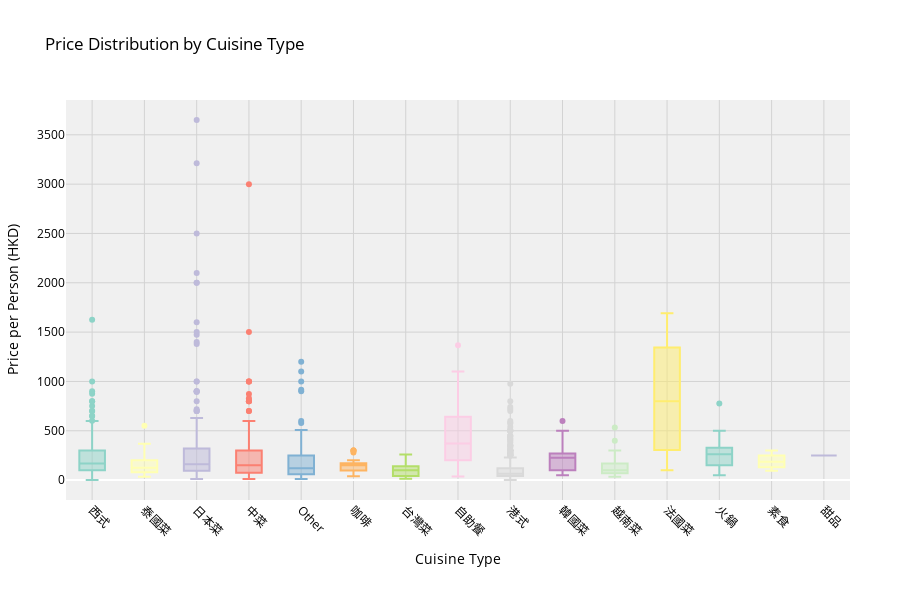

Source (notebook cell):
### Code cell
# Read and clean the data
df['comment_price_per_person'] = pd.to_numeric(df['comment_price_per_person'], errors='coerce')
df = df[df['comment_price_per_person'] < 10000]

# Apply categorization
df['cuisine_category'] = df['restaurant_cuisine_type'].apply(categorize_cuisine)

# Create interactive boxplot with plotly
fig = px.box(df, 
             x='cuisine_category', 
             y='comment_price_per_person',
             title='Price Distribution by Cuisine Type',
             labels={'cuisine_category': 'Cuisine Type',
                    'comment_price_per_person': 'Price per Person (HKD)'},
             height=600,
             color='cuisine_category',
             color_discrete_sequence=px.colors.qualitative.Set3)

# Update layout for a fancier look
fig.update_layout(
    showlegend=False,
    xaxis_tickangle=45,
    margin=dict(t=100, l=50, r=50, b=100),
    plot_bgcolor='rgba(240,240,240,0.95)',
    paper_bgcolor='rgba(255,255,255,1)',
    font=dict(size=12, color='black')
)

# Add gridlines and hover effects
fig.update_xaxes(showgrid=True, gridwidth=1, gridcolor='lightgray')
fig.update_yaxes(showgrid=True, gridwidth=1, gridcolor='lightgray')

# Show the plot
fig.show()

### Figure 1 — Plotly figure (JSON) as saved in the notebook; plotly's stock layout.template omitted (floating-point values rounded to 4 significant figures; data arrays with more than 128 entries replaced by an {"elided": "..."} marker saying what was removed)
{"data": [{"alignmentgroup": "True", "hovertemplate": "Cuisine Type=%{x}<br>Price per Person (HKD)=%{y}<extra></extra>", "legendgroup": "西式", "marker": {"color": "rgb(141,211,199)"}, "name": "西式", "notched": false, "offsetgroup": "西式", "orientation": "v", "showlegend": true, "type": "box", "x": {"elided": "320 str values"}, "x0": " ", "xaxis": "x", "y": {"elided": "320 float values"}, "y0": " ", "yaxis": "y"}, {"alignmentgroup": "True", "hovertemplate": "Cuisine Type=%{x}<br>Price per Person (HKD)=%{y}<extra></extra>", "legendgroup": "泰國菜", "marker": {"color": "rgb(255,255,179)"}, "name": "泰國菜", "notched": false, "offsetgroup": "泰國菜", "orientation": "v", "showlegend": true, "type": "box", "x": ["泰國菜", "泰國菜", "泰國菜", "泰國菜", "泰國菜", "泰國菜", "泰國菜", "泰國菜", "泰國菜", "泰國菜", "泰國菜", "泰國菜", "泰國菜", "泰國菜", "泰國菜", "泰國菜", "泰國菜", "泰國菜", "泰國菜", "泰國菜", "泰國菜", "泰國菜", "泰國菜", "泰國菜", "泰國菜", "泰國菜", "泰國菜", "泰國菜", "泰國菜", "泰國菜", "泰國菜", "泰國菜", "泰國菜", "泰國菜", "泰國菜", "泰國菜", "泰國菜", "泰國菜", "泰國菜", "泰國菜", "泰國菜", "泰國菜", "泰國菜", "泰國菜", "泰國菜", "泰國菜", "泰國菜", "泰國菜", "泰國菜", "泰國菜", "泰國菜", "泰國菜", "泰國菜", "泰國菜", "泰國菜", "泰國菜", "泰國菜", "泰國菜", "泰國菜", "泰國菜", "泰國菜", "泰國菜"], "x0": " ", "xaxis": "x", "y": [180, 56, 315, 250, 300, 75, 100, 275, 127, 60, 234, 143.5, 200, 100, 40, 82, 150, 200, 150, 100, 150, 550, 200, 200, 250, 100, 262, 80, 250, 298, 70, 70, 369, 55, 85, 250, 98, 250, 121, 40, 33, 70, 200, 94, 250, 64, 85, 84, 42, 240, 100, 200, 180, 200, 60, 120, 146, 200, 100, 80, 100, 40], "y0": " ", "yaxis": "y"}, {"alignmentgroup": "True", "hovertemplate": "Cuisine Type=%{x}<br>Price per Person (HKD)=%{y}<extra></extra>", "legendgroup": "日本菜", "marker": {"color": "rgb(190,186,218)"}, "name": "日本菜", "notched": false, "offsetgroup": "日本菜", "orientation": "v", "showlegend": true, "type": "box", "x": {"elided": "254 str values"}, "x0": " ", "xaxis": "x", "y": {"elided": "254 float values"}, "y0": " ", "yaxis": "y"}, {"alignmentgroup": "True", "hovertemplate": "Cuisine Type=%{x}<br>Price per Person (HKD)=%{y}<extra></extra>", "legendgroup": "中菜", "marker": {"color": "rgb(251,128,114)"}, "name": "中菜", "notched": false, "offsetgroup": "中菜", "orientation": "v", "showlegend": true, "type": "box", "x": {"elided": "236 str values"}, "x0": " ", "xaxis": "x", "y": {"elided": "236 float values"}, "y0": " ", "yaxis": "y"}, {"alignmentgroup": "True", "hovertemplate": "Cuisine Type=%{x}<br>Price per Person (HKD)=%{y}<extra></extra>", "legendgroup": "Other", "marker": {"color": "rgb(128,177,211)"}, "name": "Other", "notched": false, "offsetgroup": "Other", "orientation": "v", "showlegend": true, "type": "box", "x": {"elided": "151 str values"}, "x0": " ", "xaxis": "x", "y": {"elided": "151 float values"}, "y0": " ", "yaxis": "y"}, {"alignmentgroup": "True", "hovertemplate": "Cuisine Type=%{x}<br>Price per Person (HKD)=%{y}<extra></extra>", "legendgroup": "咖啡", "marker": {"color": "rgb(253,180,98)"}, "name": "咖啡", "notched": false, "offsetgroup": "咖啡", "orientation": "v", "showlegend": true, "type": "box", "x": ["咖啡", "咖啡", "咖啡", "咖啡", "咖啡", "咖啡", "咖啡", "咖啡", "咖啡", "咖啡", "咖啡", "咖啡", "咖啡", "咖啡", "咖啡", "咖啡", "咖啡", "咖啡", "咖啡", "咖啡", "咖啡", "咖啡", "咖啡", "咖啡", "咖啡"], "x0": " ", "xaxis": "x", "y": [155, 300, 138, 60, 150, 150, 80, 300, 300, 150, 117, 280, 200, 150, 171, 100, 170, 150, 86, 100, 119, 90, 40, 78, 170], "y0": " ", "yaxis": "y"}, {"alignmentgroup": "True", "hovertemplate": "Cuisine Type=%{x}<br>Price per Person (HKD)=%{y}<extra></extra>", "legendgroup": "台灣菜", "marker": {"color": "rgb(179,222,105)"}, "name": "台灣菜", "notched": false, "offsetgroup": "台灣菜", "orientation": "v", "showlegend": true, "type": "box", "x": ["台灣菜", "台灣菜", "台灣菜", "台灣菜", "台灣菜", "台灣菜", "台灣菜", "台灣菜", "台灣菜", "台灣菜", "台灣菜", "台灣菜", "台灣菜", "台灣菜", "台灣菜", "台灣菜", "台灣菜", "台灣菜", "台灣菜", "台灣菜", "台灣菜", "台灣菜", "台灣菜", "台灣菜", "台灣菜", "台灣菜", "台灣菜", "台灣菜", "台灣菜", "台灣菜", "台灣菜", "台灣菜", "台灣菜", "台灣菜", "台灣菜", "台灣菜", "台灣菜", "台灣菜", "台灣菜", "台灣菜", "台灣菜", "台灣菜", "台灣菜", "台灣菜", "台灣菜", "台灣菜", "台灣菜", "台灣菜", "台灣菜", "台灣菜", "台灣菜", "台灣菜", "台灣菜"], "x0": " ", "xaxis": "x", "y": [123, 140, 250, 70, 150, 260, 100, 130, 100, 100, 65, 140, 126, 61, 20, 14, 40, 50, 40, 40, 60, 45, 41.5, 23, 140, 80, 200, 38, 100, 120, 249, 250, 58, 20, 100, 33, 22, 29, 65, 80, 79, 129, 200, 160, 100, 140, 221, 35, 150, 120, 137, 32, 79], "y0": " ", "yaxis": "y"}, {"alignmentgroup": "True", "hovertemplate": "Cuisine Type=%{x}<br>Price per Person (HKD)=%{y}<extra></extra>", "legendgroup": "自助餐", "marker": {"color": "rgb(252,205,229)"}, "name": "自助餐", "notched": false, "offsetgroup": "自助餐", "orientation": "v", "showlegend": true, "type": "box", "x": ["自助餐", "自助餐", "自助餐", "自助餐", "自助餐", "自助餐", "自助餐", "自助餐", "自助餐", "自助餐", "自助餐", "自助餐", "自助餐", "自助餐", "自助餐", "自助餐", "自助餐", "自助餐", "自助餐"], "x0": " ", "xaxis": "x", "y": [200, 300, 130, 1100, 473, 1368, 400, 688, 500, 750, 200, 268, 700, 194.8, 500, 168, 370, 200, 36], "y0": " ", "yaxis": "y"}, {"alignmentgroup": "True", "hovertemplate": "Cuisine Type=%{x}<br>Price per Person (HKD)=%{y}<extra></extra>", "legendgroup": "港式", "marker": {"color": "rgb(217,217,217)"}, "name": "港式", "notched": false, "offsetgroup": "港式", "orientation": "v", "showlegend": true, "type": "box", "x": {"elided": "440 str values"}, "x0": " ", "xaxis": "x", "y": {"elided": "440 float values"}, "y0": " ", "yaxis": "y"}, {"alignmentgroup": "True", "hovertemplate": "Cuisine Type=%{x}<br>Price per Person (HKD)=%{y}<extra></extra>", "legendgroup": "韓國菜", "marker": {"color": "rgb(188,128,189)"}, "name": "韓國菜", "notched": false, "offsetgroup": "韓國菜", "orientation": "v", "showlegend": true, "type": "box", "x": ["韓國菜", "韓國菜", "韓國菜", "韓國菜", "韓國菜", "韓國菜", "韓國菜", "韓國菜", "韓國菜", "韓國菜", "韓國菜", "韓國菜", "韓國菜", "韓國菜", "韓國菜", "韓國菜", "韓國菜", "韓國菜", "韓國菜", "韓國菜", "韓國菜", "韓國菜", "韓國菜", "韓國菜", "韓國菜", "韓國菜", "韓國菜", "韓國菜", "韓國菜", "韓國菜", "韓國菜", "韓國菜", "韓國菜", "韓國菜", "韓國菜", "韓國菜", "韓國菜", "韓國菜", "韓國菜", "韓國菜", "韓國菜", "韓國菜", "韓國菜", "韓國菜", "韓國菜", "韓國菜", "韓國菜", "韓國菜", "韓國菜", "韓國菜"], "x0": " ", "xaxis": "x", "y": [350, 400, 385, 80, 250, 50, 336.5, 250, 250, 128, 200, 100, 220, 280, 280, 270, 200, 463, 600, 500, 260, 350, 190, 50, 268, 250, 100, 270, 200, 250, 400, 250, 300, 125, 250, 100, 150, 100, 70, 200, 160, 150, 80, 150, 50, 65, 235, 50, 250, 100], "y0": " ", "yaxis": "y"}, {"alignmentgroup": "True", "hovertemplate": "Cuisine Type=%{x}<br>Price per Person (HKD)=%{y}<extra></extra>", "legendgroup": "越南菜", "marker": {"color": "rgb(204,235,197)"}, "name": "越南菜", "notched": false, "offsetgroup": "越南菜", "orientation": "v", "showlegend": true, "type": "box", "x": ["越南菜", "越南菜", "越南菜", "越南菜", "越南菜", "越南菜", "越南菜", "越南菜", "越南菜", "越南菜", "越南菜", "越南菜", "越南菜", "越南菜", "越南菜", "越南菜", "越南菜", "越南菜", "越南菜", "越南菜", "越南菜", "越南菜", "越南菜", "越南菜", "越南菜", "越南菜", "越南菜", "越南菜", "越南菜", "越南菜", "越南菜", "越南菜", "越南菜", "越南菜"], "x0": " ", "xaxis": "x", "y": [100, 167, 400, 150, 110, 100, 70, 150, 75, 72, 90, 534, 175, 85, 140, 83, 100, 130, 60, 125, 70, 189, 40, 39, 35, 90, 260, 39, 80, 70, 300, 173, 200, 44], "y0": " ", "yaxis": "y"}, {"alignmentgroup": "True", "hovertemplate": "Cuisine Type=%{x}<br>Price per Person (HKD)=%{y}<extra></extra>", "legendgroup": "法國菜", "marker": {"color": "rgb(255,237,111)"}, "name": "法國菜", "notched": false, "offsetgroup": "法國菜", "orientation": "v", "showlegend": true, "type": "box", "x": ["法國菜", "法國菜", "法國菜", "法國菜", "法國菜", "法國菜", "法國菜", "法國菜", "法國菜", "法國菜", "法國菜", "法國菜", "法國菜", "法國菜", "法國菜", "法國菜"], "x0": " ", "xaxis": "x", "y": [295.5, 320, 1500, 1200, 1400, 1000, 1692, 498, 1300, 1200, 600, 1388, 316, 100, 100, 100], "y0": " ", "yaxis": "y"}, {"alignmentgroup": "True", "hovertemplate": "Cuisine Type=%{x}<br>Price per Person (HKD)=%{y}<extra></extra>", "legendgroup": "火鍋", "marker": {"color": "rgb(141,211,199)"}, "name": "火鍋", "notched": false, "offsetgroup": "火鍋", "orientation": "v", "showlegend": true, "type": "box", "x": ["火鍋", "火鍋", "火鍋", "火鍋", "火鍋", "火鍋", "火鍋", "火鍋", "火鍋", "火鍋", "火鍋", "火鍋", "火鍋", "火鍋", "火鍋", "火鍋", "火鍋", "火鍋", "火鍋", "火鍋", "火鍋", "火鍋", "火鍋", "火鍋", "火鍋", "火鍋", "火鍋", "火鍋", "火鍋", "火鍋", "火鍋", "火鍋", "火鍋", "火鍋", "火鍋", "火鍋", "火鍋", "火鍋", "火鍋", "火鍋", "火鍋", "火鍋", "火鍋", "火鍋", "火鍋", "火鍋", "火鍋", "火鍋", "火鍋", "火鍋", "火鍋", "火鍋", "火鍋"], "x0": " ", "xaxis": "x", "y": [200, 385, 300, 84, 353, 400, 260, 270, 250, 273, 120, 80, 298, 266, 419, 250, 280, 450, 400, 250, 480, 100, 320, 50, 180, 150, 776, 136, 150, 85, 130, 250, 300, 350, 250, 291, 80, 350, 350, 263, 150, 250, 375, 200, 150, 500, 200, 318, 300, 270, 280, 72, 92], "y0": " ", "yaxis": "y"}, {"alignmentgroup": "True", "hovertemplate": "Cuisine Type=%{x}<br>Price per Person (HKD)=%{y}<extra></extra>", "legendgroup": "素食", "marker": {"color": "rgb(255,255,179)"}, "name": "素食", "notched": false, "offsetgroup": "素食", "orientation": "v", "showlegend": true, "type": "box", "x": ["素食", "素食", "素食", "素食", "素食", "素食"], "x0": " ", "xaxis": "x", "y": [130, 220, 250, 94, 154, 300], "y0": " ", "yaxis": "y"}, {"alignmentgroup": "True", "hovertemplate": "Cuisine Type=%{x}<br>Price per Person (HKD)=%{y}<extra></extra>", "legendgroup": "甜品", "marker": {"color": "rgb(190,186,218)"}, "name": "甜品", "notched": false, "offsetgroup": "甜品", "orientation": "v", "showlegend": true, "type": "box", "x": ["甜品"], "x0": " ", "xaxis": "x", "y": [250], "y0": " ", "yaxis": "y"}], "layout": {"boxmode": "overlay", "font": {"color": "black", "size": 12}, "height": 600, "legend": {"title": {"text": "Cuisine Type"}, "tracegroupgap": 0}, "margin": {"b": 100, "l": 50, "r": 50, "t": 100}, "paper_bgcolor": "rgba(255,255,255,1)", "plot_bgcolor": "rgba(240,240,240,0.95)", "showlegend": false, "title": {"text": "Price Distribution by Cuisine Type"}, "xaxis": {"anchor": "y", "categoryarray": ["西式", "泰國菜", "日本菜", "中菜", "Other", "咖啡", "台灣菜", "自助餐", "港式", "韓國菜", "越南菜", "法國菜", "火鍋", "素食", "甜品"], "categoryorder": "array", "domain": [0, 1], "gridcolor": "lightgray", "gridwidth": 1, "showgrid": true, "tickangle": 45, "title": {"text": "Cuisine Type"}}, "yaxis": {"anchor": "x", "domain": [0, 1], "gridcolor": "lightgray", "gridwidth": 1, "showgrid": true, "title": {"text": "Price per Person (HKD)"}}}}
